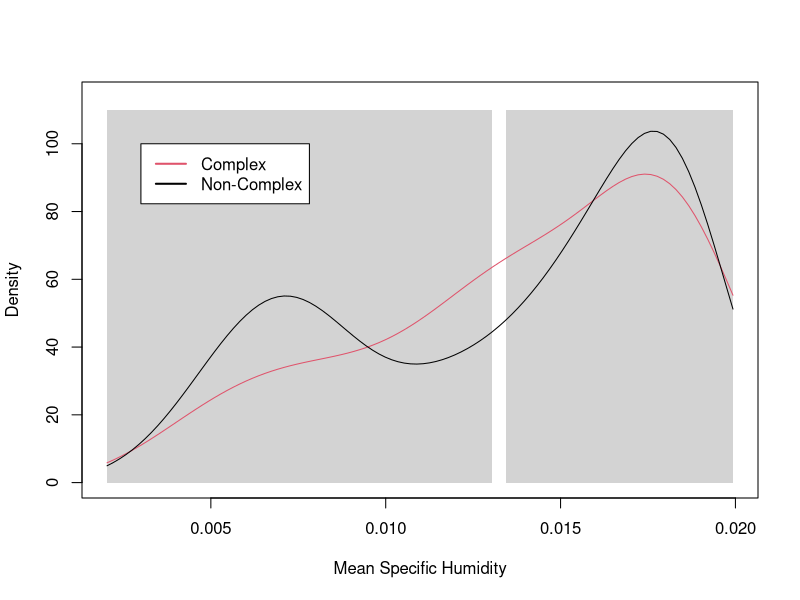

Generate this figure with R:
#  A method for plotting a density curve, where the height of the curve is the mean density of many independent samples.  
# One language from each family is chosen at random and the density curve is estimated for these samples (using the default kernel density estimation function in R).  This is repeated many times, then the mean curve height is taken for many points along the x axis. 


#setwd("~/Documents/MPI/ClimateAndLanguage/JoLE/Responses/ResponseSubmission/")

indepDensity = function(X, strat, from, to, n, nsample=1000, plot=F){
  
  #breaks = c(-Inf, seq(min(X),max(X),length.out=k),Inf)
  x = density(X,from=from, to=to, n=n)$x
  h = replicate(nsample, density(tapply(X,strat,sample,size=1),from=from, to=to, n=n)$y)
  h.m = rowMeans(h)
  if(plot){
    plot(NA, xlim=c(min(X),max(X)), ylim=c(0,max(h.m)))
    lines(x,h.m)
  }
  return(list(x=x,y=h.m))
  
}


d = read.csv("ANU_numTones_SpecificHumidity_GlottoFams.csv",header=TRUE, stringsAsFactors = F)
comp = d$Number.of.tones>=3
simp  = d$Number.of.tones<3

nx = 100
comp.d = indepDensity(d[comp,]$specH.mean, d[comp,]$Family, min(d$specH.mean), max(d$specH.mean), nx)
simp.d = indepDensity(d[simp,]$specH.mean, d[simp,]$Family,min(d$specH.mean), max(d$specH.mean), nx)


whole.dist = density(d$specH.mean, from=min(d$specH.mean), to=max(d$specH.mean), n=nx)

px = 0.0147
px = sort(d$specH.mean)[0.333*length(d$specH.mean)]
px = quantile(d$specH.mean,0.333,type=1)

pdf(file="IndependentDensityPlot.pdf", width=7, height=5)
plot(NA, xlim=c(min(d$specH.mean),max(d$specH.mean)), ylim=c(0,10+max(c(simp.d$y,comp.d$y))),xlab = 'Mean Specific Humidity', ylab='Density',main='')
#rect(min(d$specH.mean), 0,0.0093, 110, border=NA,col='gray')
#rect(0.0097, 0,0.0145, 110, border=NA,col='gray')
rect(min(d$specH.mean), 0,px - 0.0002, 110, border=NA,col='light gray')
rect(px + 0.0002, 0,max(d$specH.mean), 110, border=NA,col='light gray')
#lines(whole.dist$x,whole.dist$y/1.6, col='dark gray',lty=2)
lines(comp.d$x,comp.d$y,col=2)
lines(simp.d$x,simp.d$y)
legend(0.003,100, legend=c("Complex","Non-Complex"), col=2:1, lty=1, lwd=2)
dev.off()




